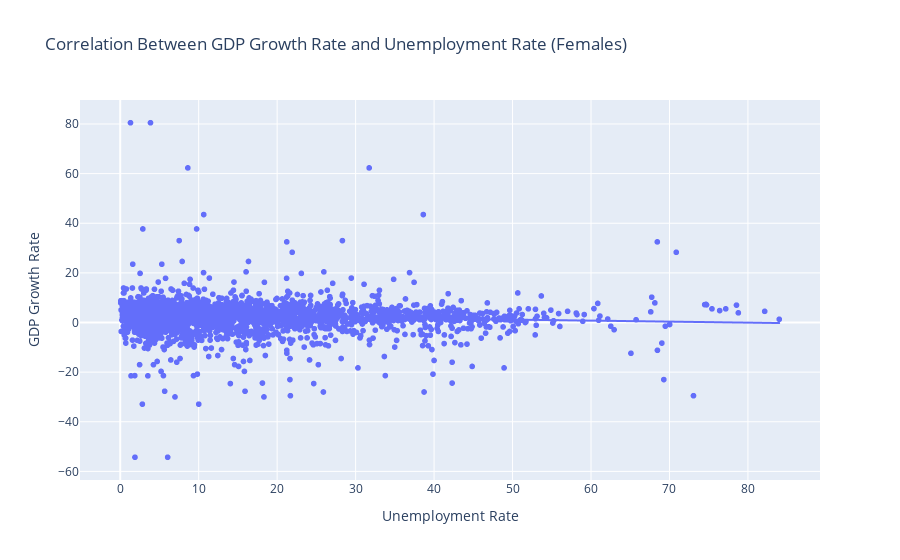
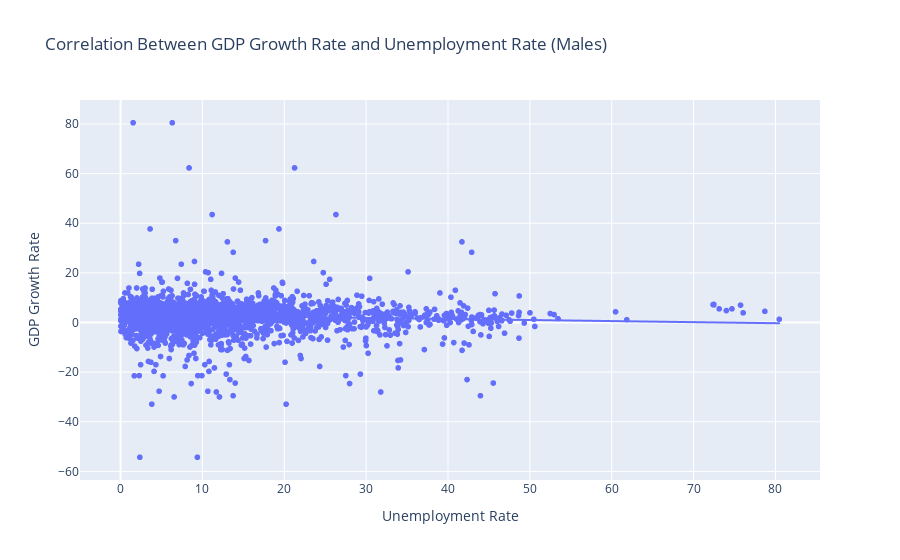

Write notebook code for charts like these, in order.
### Markdown cell above
### Step 8: Correlation Analysis

### Code cell
# Examine the relationship between GDP Growth Rate and Unemployment Rate for each sex.
# Compute correlations for males and females separately
correlation_female = reshaped_df[reshaped_df['Sex'] == 'Female'][['GDP Growth Rate', 'Unemployment Rate']].corr()
correlation_male = reshaped_df[reshaped_df['Sex'] == 'Male'][['GDP Growth Rate', 'Unemployment Rate']].corr()

# Print correlation results
print('Correlation between GDP Growth Rate and Unemployment Rate for Females:')
print(correlation_female)

print('Correlation between GDP Growth Rate and Unemployment Rate for Males:')
print(correlation_male)

# Scatter plots with regression lines for males and females
fig_female = px.scatter(
    reshaped_df[reshaped_df['Sex'] == 'Female'],
    x = 'Unemployment Rate',
    y = 'GDP Growth Rate',
    trendline = 'ols',
    title = 'Correlation Between GDP Growth Rate and Unemployment Rate (Females)',
    labels = {'x': 'GDP Growth Rate (%)', 'y': 'Unemployment Rate (%)'}
)

fig_male = px.scatter(
    reshaped_df[reshaped_df['Sex'] == 'Male'],
    x = 'Unemployment Rate',
    y = 'GDP Growth Rate',
    trendline = 'ols',
    title = 'Correlation Between GDP Growth Rate and Unemployment Rate (Males)',
    labels = {'x': 'GDP Growth Rate (%)', 'y': 'Unemployment Rate (%)'}
)

# Display scatter plots
fig_female.show()
fig_male.show()

# Insights Based on the Results:
#    - There is a very weak negative relationship between unemployment rate 
#      and GDP growth rate for both males and females. The correlation values 
#      are close to zero (-0.09 for females, -0.08 for males).
#    - The R² values are very small (0.008 for females, 0.006 for males), meaning 
#      unemployment rate explains almost nothing about GDP growth rate.
#    - The results for males and females are almost the same, showing that sex 
#      doesn’t affect the relationship between unemployment and GDP growth.

### Figure 1 — Plotly figure (JSON) as saved in the notebook; plotly's stock layout.template omitted (floating-point values rounded to 4 significant figures; data arrays with more than 128 entries replaced by an {"elided": "..."} marker saying what was removed)
{"data": [{"hovertemplate": "Unemployment Rate=%{x}<br>GDP Growth Rate=%{y}<extra></extra>", "legendgroup": "", "marker": {"color": "#636efa", "symbol": "circle"}, "mode": "markers", "name": "", "showlegend": false, "type": "scattergl", "x": {"elided": "3580 float values"}, "xaxis": "x", "y": {"elided": "3580 float values"}, "yaxis": "y"}, {"hovertemplate": "<b>OLS trendline</b><br>GDP Growth Rate = -0.0408138 * Unemployment Rate + 3.21402<br>R<sup>2</sup>=0.008193<br><br>Unemployment Rate=%{x}<br>GDP Growth Rate=%{y} <b>(trend)</b><extra></extra>", "legendgroup": "", "marker": {"color": "#636efa", "symbol": "circle"}, "mode": "lines", "name": "", "showlegend": false, "type": "scattergl", "x": {"elided": "3580 float values"}, "xaxis": "x", "y": {"elided": "3580 float values"}, "yaxis": "y"}], "layout": {"legend": {"tracegroupgap": 0}, "title": {"text": "Correlation Between GDP Growth Rate and Unemployment Rate (Females)"}, "xaxis": {"anchor": "y", "domain": [0, 1], "title": {"text": "Unemployment Rate"}}, "yaxis": {"anchor": "x", "domain": [0, 1], "title": {"text": "GDP Growth Rate"}}}}

### Figure 2 — Plotly figure (JSON) as saved in the notebook; plotly's stock layout.template omitted (floating-point values rounded to 4 significant figures; data arrays with more than 128 entries replaced by an {"elided": "..."} marker saying what was removed)
{"data": [{"hovertemplate": "Unemployment Rate=%{x}<br>GDP Growth Rate=%{y}<extra></extra>", "legendgroup": "", "marker": {"color": "#636efa", "symbol": "circle"}, "mode": "markers", "name": "", "showlegend": false, "type": "scattergl", "x": {"elided": "3580 float values"}, "xaxis": "x", "y": {"elided": "3580 float values"}, "yaxis": "y"}, {"hovertemplate": "<b>OLS trendline</b><br>GDP Growth Rate = -0.0427029 * Unemployment Rate + 3.13572<br>R<sup>2</sup>=0.005829<br><br>Unemployment Rate=%{x}<br>GDP Growth Rate=%{y} <b>(trend)</b><extra></extra>", "legendgroup": "", "marker": {"color": "#636efa", "symbol": "circle"}, "mode": "lines", "name": "", "showlegend": false, "type": "scattergl", "x": {"elided": "3580 float values"}, "xaxis": "x", "y": {"elided": "3580 float values"}, "yaxis": "y"}], "layout": {"legend": {"tracegroupgap": 0}, "title": {"text": "Correlation Between GDP Growth Rate and Unemployment Rate (Males)"}, "xaxis": {"anchor": "y", "domain": [0, 1], "title": {"text": "Unemployment Rate"}}, "yaxis": {"anchor": "x", "domain": [0, 1], "title": {"text": "GDP Growth Rate"}}}}
